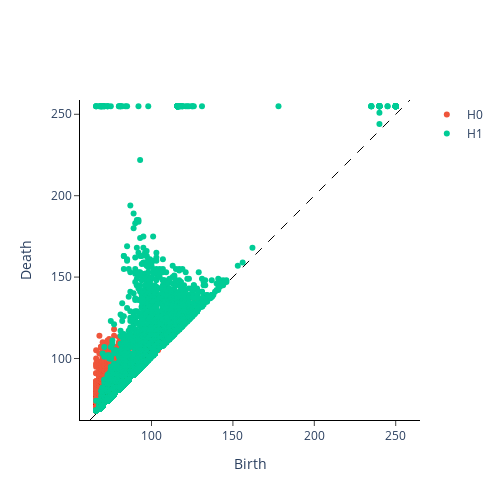

Notebook source saved alongside this figure:
### Code cell
diagram_3 = ph.fit_transform_plot(im_gray3[None, :, :], homology_dimensions=(0, 1, 2))

### Figure 1 — Plotly figure (JSON) as saved in the notebook; plotly's stock layout.template omitted (floating-point values rounded to 4 significant figures; data arrays with more than 128 entries replaced by an {"elided": "..."} marker saying what was removed)
{"data": [{"hoverinfo": "none", "line": {"color": "black", "dash": "dash", "width": 1}, "mode": "lines", "showlegend": false, "type": "scatter", "x": [62.22, 258.8], "y": [62.22, 258.8]}, {"hoverinfo": "text", "hovertext": {"elided": "4959 str values"}, "mode": "markers", "name": "H0", "type": "scatter", "x": {"elided": "4959 int values"}, "y": {"elided": "4959 int values"}}, {"hoverinfo": "text", "hovertext": {"elided": "3501 str values"}, "mode": "markers", "name": "H1", "type": "scatter", "x": {"elided": "3501 int values"}, "y": {"elided": "3501 int values"}}, {"hoverinfo": "text", "hovertext": [], "mode": "markers", "name": "H2", "type": "scatter", "x": [], "y": []}], "layout": {"height": 500, "plot_bgcolor": "white", "width": 500, "xaxis": {"autorange": false, "domain": [0, 1], "exponentformat": "e", "linecolor": "black", "linewidth": 1, "mirror": false, "range": [56.38, 264.6], "showexponent": "all", "showline": true, "side": "bottom", "ticks": "outside", "title": {"text": "Birth"}, "type": "linear", "zeroline": true}, "yaxis": {"autorange": false, "domain": [0, 1], "exponentformat": "e", "linecolor": "black", "linewidth": 1, "mirror": false, "range": [62.22, 258.8], "scaleanchor": "x", "scaleratio": 1, "showexponent": "all", "showline": true, "side": "left", "ticks": "outside", "title": {"text": "Death"}, "type": "linear", "zeroline": true}}}
